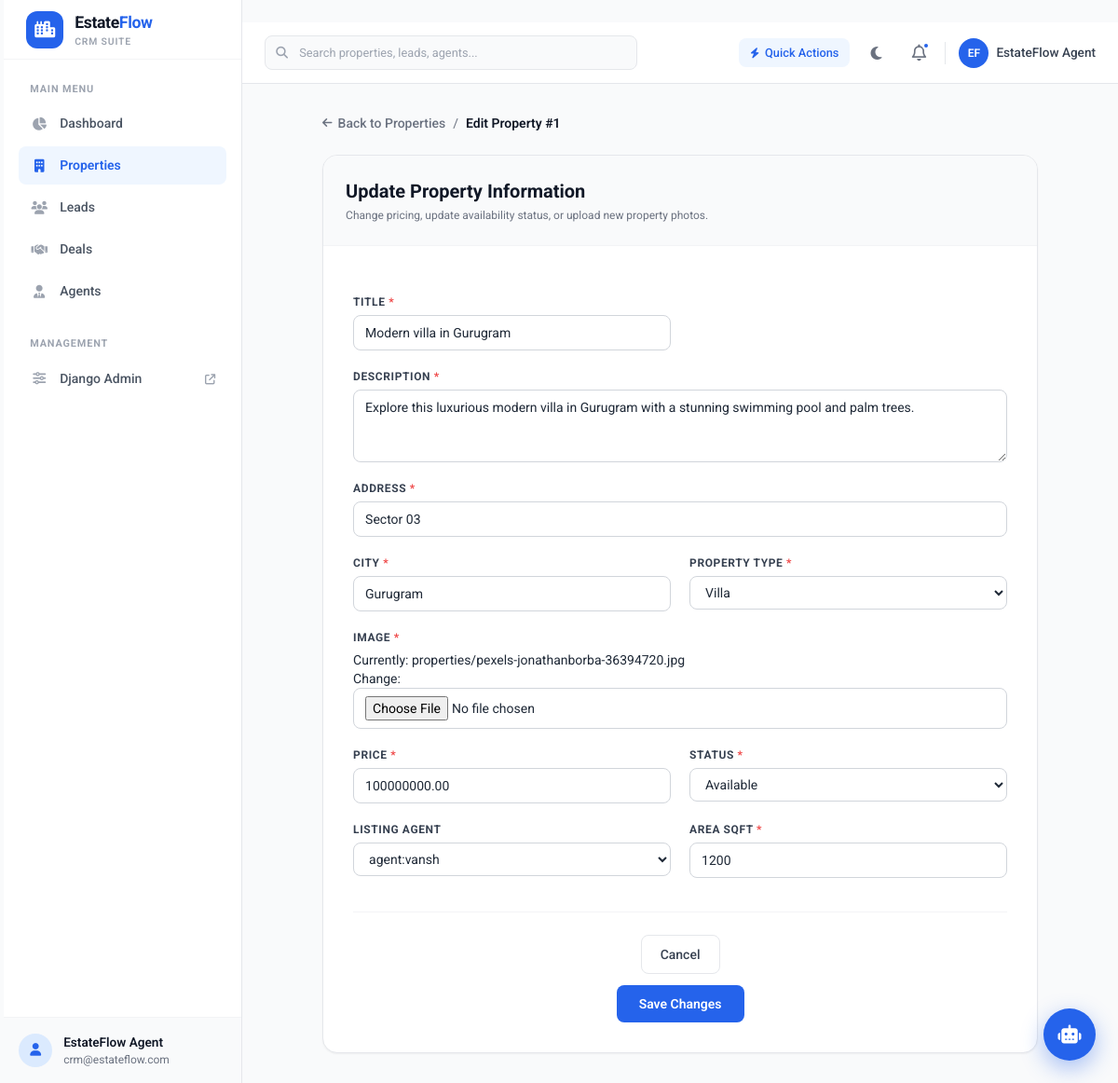
The app's page /properties/1/edit, older data.
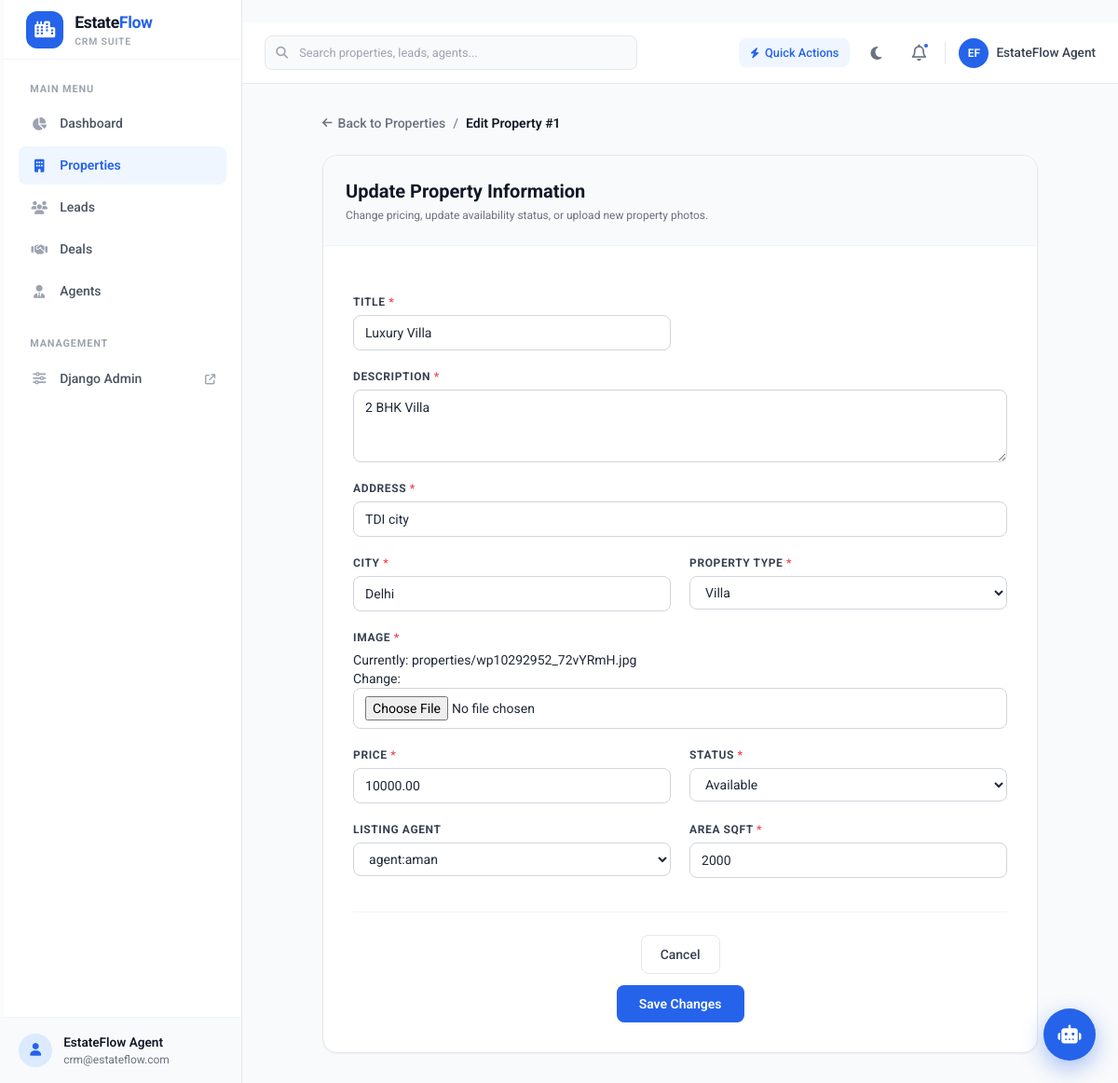
The same page, newer data.
### core/models.py (models this page shows, shortened)
class Property(models.Model):
    class ProperyType(models.TextChoices):
        APARTMENT = "apartment", "Apartment"
        VILLA = "villa", "Villa"
        COMMERCIAL = "commercial", "Commercial"
        PLOT = "plot", "Plot"
    class Status(models.TextChoices):
        AVAILABLE = "available", "Available"
        SOLD = "sold", "Sold"
    title = models.CharField(max_length=255)
    description = models.TextField()
    address = models.CharField(max_length=255)
    city = models.CharField(max_length=255)
    property_type = models.CharField(max_length=12, choices=ProperyType.choices)
    image = models.ImageField(upload_to="properties")
    price = models.DecimalField(max_digits=12, decimal_places=2)
    status = models.CharField(
        max_length=12, choices=Status.choices, default=Status.AVAILABLE
    )
    listing_agent = models.ForeignKey(
        to=Agent, on_delete=models.DO_NOTHING, null=True, blank=True
    )
    area_sqft = models.PositiveIntegerField()
    listed_at = models.DateTimeField(auto_now_add=True)

### core/views.py (the view)
# urls.py: path("properties/<int:id>/edit", views.edit_property, name="edit-property"),
def edit_property(request, id):
    instance = get_object_or_404(Property, id=id)
    form = PropertyForm(request.POST or None, request.FILES or None, instance=instance)
    if request.method == "POST" and form.is_valid():
        form.save()
        return redirect("properties")
    context = {"editform": form, "id": id}
    return render(request, "pages/editproperty.html", context)

### core/forms.py
class PropertyForm(forms.ModelForm):
    description = forms.CharField(widget=forms.Textarea(attrs={"rows": 3}))
    class Meta:
        model = Property
        fields = "__all__"

### core/models.py (called while the page is built)
    def __str__(self):
        return f"agent:{self.user.username}"

### core/templates/pages/editproperty.html (shortened to what this page needs)
﻿{% extends 'base.html' %}
{% block content %}
<div class="max-w-3xl mx-auto space-y-6">
    <div class="flex items-center justify-between">
        <div class="flex items-center gap-2 text-sm text-gray-500 dark:text-gray-400">
            <a href="{% url 'properties' %}" class="hover:text-brand-600 transition-colors flex items-center gap-1.5 font-medium">
                <i class="fa-solid fa-arrow-left text-xs"></i>
                <span>Back to Properties</span>
            </a>
            <span>/</span>
            <span class="text-gray-900 dark:text-white font-semibold">Edit Property #{{ id }}</span>
        </div>
    </div>
    <div class="bg-white dark:bg-gray-800 rounded-2xl shadow-sm border border-gray-200 dark:border-gray-700/80 overflow-hidden">
        <div class="p-6 border-b border-gray-100 dark:border-gray-700 bg-gray-50 dark:bg-gray-700/50">
            <h2 class="text-xl font-bold text-gray-900 dark:text-white">Update Property Information</h2>
            <p class="text-xs text-gray-500 dark:text-gray-400 mt-1">Change pricing, update availability status, or upload new property photos.</p>
        </div>
        <form method="POST" action="{% url 'edit-property' id %}" enctype="multipart/form-data" class="p-6 sm:p-8 space-y-5 m-0 max-h-none">
            <div class="grid grid-cols-1 md:grid-cols-2 gap-5">
                {% for field in editform %}
                <div class="space-y-1.5 {% if field.name == 'description' or field.name == 'address' or field.name == 'image' %}md:col-span-2{% endif %}">
                    <label for="{{ field.id_for_label }}" class="block text-xs font-bold uppercase tracking-wider text-gray-700 dark:text-gray-300">
                        {{ field.label }} {% if field.field.required %}<span class="text-red-500">*</span>{% endif %}
                    </label>
                    <div class="text-sm">
                        {{ field }}
                    </div>
                </div>
                {% endfor %}
            </div>
            <div class="pt-6 border-t border-gray-100 dark:border-gray-700 flex items-center justify-end gap-3">
                <a href="{% url 'properties' %}" class="px-5 py-2.5 border border-gray-200 dark:border-gray-700 rounded-lg text-sm font-medium text-gray-700 dark:text-gray-300 hover:bg-gray-50 dark:bg-gray-700 transition-colors">
                    Cancel
                </a>
                <button type="submit" class="px-6 py-2.5 bg-brand-600 hover:bg-brand-700 text-white rounded-lg text-sm font-semibold transition-colors shadow-xs">
                    Save Changes
                </button>
            </div>
        </form>
    </div>
</div>
{% endblock %}

Row changes from the older to the newer data that the page shows:
changed Property "Villa": title "Modern villa in Gurugram" → "Luxury Villa"; description "Explore this luxurious modern villa in Gurugram with a stunning swimming pool and palm trees." → "2 BHK Villa"; address "Sector 03" → "TDI city"; city "Gurugram" → "Delhi"; price "100000000.00" → "10000.00"; listing_agent "agent:vansh" → "agent:aman"; area_sqft "1200" → "2000"
Text that changed along with them:
text no longer shown: "Currently: properties/pexels-jonathanborba-36394720.jpg Change:"
text now shown: "Currently: properties/wp10292952_72vYRmH.jpg Change:"
